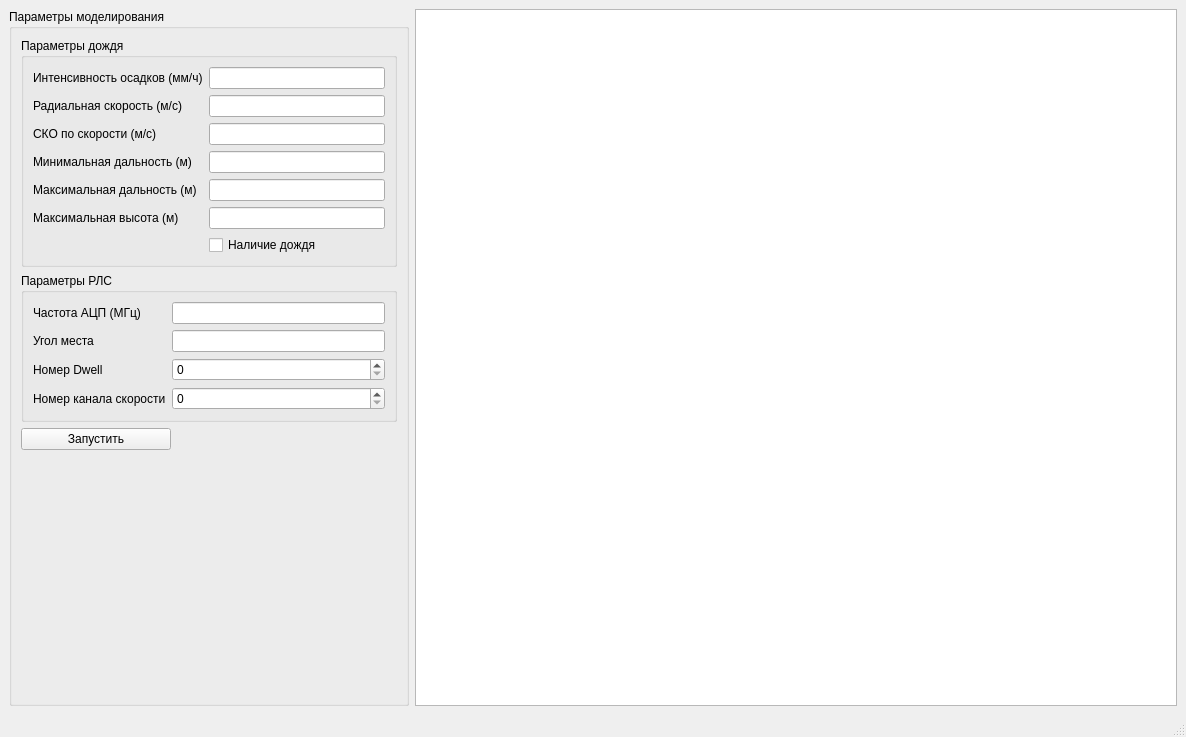
<?xml version="1.0" encoding="UTF-8"?>
<ui version="4.0">
 <class>MainWindow</class>
 <widget class="QMainWindow" name="MainWindow">
  <property name="geometry">
   <rect>
    <x>0</x>
    <y>0</y>
    <width>1186</width>
    <height>737</height>
   </rect>
  </property>
  <property name="windowTitle">
   <string>MainWindow</string>
  </property>
  <widget class="QWidget" name="centralwidget">
   <layout class="QHBoxLayout" name="horizontalLayout">
    <item>
     <widget class="QGroupBox" name="groupBox">
      <property name="sizePolicy">
       <sizepolicy hsizetype="Minimum" vsizetype="Minimum">
        <horstretch>0</horstretch>
        <verstretch>0</verstretch>
       </sizepolicy>
      </property>
      <property name="maximumSize">
       <size>
        <width>400</width>
        <height>750</height>
       </size>
      </property>
      <property name="title">
       <string>Параметры моделирования</string>
      </property>
      <layout class="QVBoxLayout" name="verticalLayout_3">
       <item>
        <widget class="QGroupBox" name="groupBox_4">
         <property name="title">
          <string>Параметры дождя</string>
         </property>
         <layout class="QFormLayout" name="formLayout_4">
          <item row="0" column="0">
           <widget class="QLabel" name="label_11">
            <property name="text">
             <string>Интенсивность осадков (мм/ч)</string>
            </property>
           </widget>
          </item>
          <item row="1" column="0">
           <widget class="QLabel" name="label_12">
            <property name="text">
             <string>Радиальная скорость (м/с)</string>
            </property>
           </widget>
          </item>
          <item row="1" column="1">
           <widget class="QLineEdit" name="Rain_Vel_2">
            <property name="maximumSize">
             <size>
              <width>16777215</width>
              <height>16777215</height>
             </size>
            </property>
           </widget>
          </item>
          <item row="2" column="0">
           <widget class="QLabel" name="label_13">
            <property name="text">
             <string>СКО по скорости (м/с)</string>
            </property>
           </widget>
          </item>
          <item row="2" column="1">
           <widget class="QLineEdit" name="Rain_VelStd_2">
            <property name="maximumSize">
             <size>
              <width>16777215</width>
              <height>16777215</height>
             </size>
            </property>
           </widget>
          </item>
          <item row="3" column="0">
           <widget class="QLabel" name="label_14">
            <property name="text">
             <string>Минимальная дальность (м)</string>
            </property>
           </widget>
          </item>
          <item row="3" column="1">
           <widget class="QLineEdit" name="Rain_Rmin_2">
            <property name="maximumSize">
             <size>
              <width>16777215</width>
              <height>16777215</height>
             </size>
            </property>
           </widget>
          </item>
          <item row="4" column="0">
           <widget class="QLabel" name="label_15">
            <property name="text">
             <string>Максимальная дальность (м)</string>
            </property>
           </widget>
          </item>
          <item row="4" column="1">
           <widget class="QLineEdit" name="Rain_Rmax_2">
            <property name="maximumSize">
             <size>
              <width>16777215</width>
              <height>16777215</height>
             </size>
            </property>
           </widget>
          </item>
          <item row="5" column="0">
           <widget class="QLabel" name="label_16">
            <property name="text">
             <string>Максимальная высота (м)</string>
            </property>
           </widget>
          </item>
          <item row="5" column="1">
           <widget class="QLineEdit" name="Rain_Hmax_2">
            <property name="maximumSize">
             <size>
              <width>16777215</width>
              <height>16777215</height>
             </size>
            </property>
           </widget>
          </item>
          <item row="6" column="1">
           <widget class="QCheckBox" name="Raint_Presense_2">
            <property name="maximumSize">
             <size>
              <width>150</width>
              <height>23</height>
             </size>
            </property>
            <property name="text">
             <string>Наличие дождя</string>
            </property>
           </widget>
          </item>
          <item row="0" column="1">
           <widget class="QLineEdit" name="Rain_Rate_2"/>
          </item>
         </layout>
        </widget>
       </item>
       <item>
        <widget class="QGroupBox" name="groupBox_5">
         <property name="title">
          <string>Параметры РЛС</string>
         </property>
         <layout class="QFormLayout" name="formLayout_5">
          <item row="1" column="0">
           <widget class="QLabel" name="label_17">
            <property name="text">
             <string>Угол места</string>
            </property>
           </widget>
          </item>
          <item row="1" column="1">
           <widget class="QLineEdit" name="Beam_2">
            <property name="maximumSize">
             <size>
              <width>16777215</width>
              <height>16777215</height>
             </size>
            </property>
           </widget>
          </item>
          <item row="2" column="0">
           <widget class="QLabel" name="label_18">
            <property name="text">
             <string>Номер Dwell</string>
            </property>
           </widget>
          </item>
          <item row="2" column="1">
           <widget class="QSpinBox" name="Dwell_2">
            <property name="maximumSize">
             <size>
              <width>16777215</width>
              <height>23</height>
             </size>
            </property>
           </widget>
          </item>
          <item row="3" column="0">
           <widget class="QLabel" name="label_19">
            <property name="text">
             <string>Номер канала скорости</string>
            </property>
           </widget>
          </item>
          <item row="3" column="1">
           <widget class="QSpinBox" name="Velocity_2">
            <property name="maximumSize">
             <size>
              <width>16777215</width>
              <height>23</height>
             </size>
            </property>
           </widget>
          </item>
          <item row="0" column="0">
           <widget class="QLabel" name="label_20">
            <property name="text">
             <string>Частота АЦП (МГц)</string>
            </property>
           </widget>
          </item>
          <item row="0" column="1">
           <widget class="QLineEdit" name="Freq_ADC_2"/>
          </item>
         </layout>
        </widget>
       </item>
       <item>
        <widget class="QPushButton" name="pushButton_2">
         <property name="maximumSize">
          <size>
           <width>150</width>
           <height>16777215</height>
          </size>
         </property>
         <property name="text">
          <string>Запустить</string>
         </property>
        </widget>
       </item>
       <item>
        <spacer name="verticalSpacer_2">
         <property name="orientation">
          <enum>Qt::Vertical</enum>
         </property>
         <property name="sizeHint" stdset="0">
          <size>
           <width>20</width>
           <height>40</height>
          </size>
         </property>
        </spacer>
       </item>
      </layout>
     </widget>
    </item>
    <item>
     <layout class="QVBoxLayout" name="verticalLayout_5">
      <property name="spacing">
       <number>0</number>
      </property>
      <item>
       <widget class="QChartView" name="graphicsView_2">
        <property name="minimumSize">
         <size>
          <width>250</width>
          <height>250</height>
         </size>
        </property>
        <property name="maximumSize">
         <size>
          <width>16777215</width>
          <height>1000</height>
         </size>
        </property>
       </widget>
      </item>
     </layout>
    </item>
   </layout>
  </widget>
  <widget class="QMenuBar" name="menubar">
   <property name="geometry">
    <rect>
     <x>0</x>
     <y>0</y>
     <width>1186</width>
     <height>25</height>
    </rect>
   </property>
  </widget>
  <widget class="QStatusBar" name="statusbar"/>
 </widget>
 <customwidgets>
  <customwidget>
   <class>QChartView</class>
   <extends>QGraphicsView</extends>
   <header>qchartview.h</header>
   <container>1</container>
  </customwidget>
 </customwidgets>
 <resources/>
 <connections/>
</ui>
